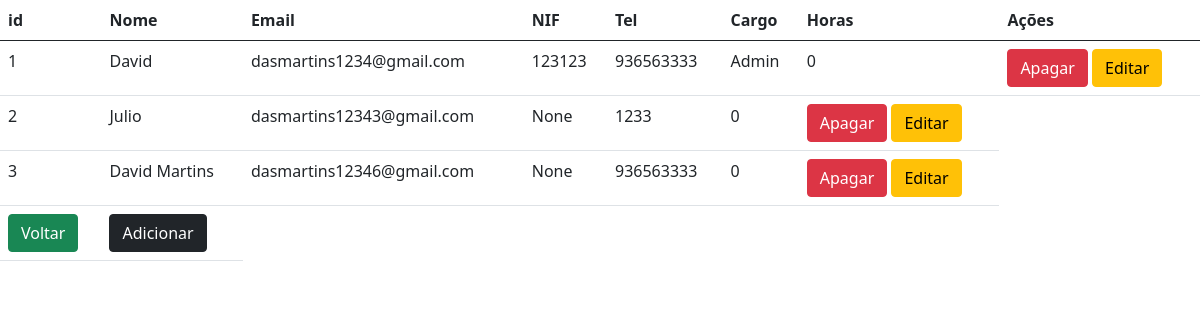
Screenshot of /users (signed in) with the database file from the repository.
### models.py (models this page shows)
class User(db.Model, UserMixin):
    id = db.Column(db.Integer, primary_key=True)
    email = db.Column(db.String(150), unique=True)
    password = db.Column(db.String)
    name = db.Column(db.String(150))
    role = db.Column(db.String(150))
    nif = db.Column(db.Integer(), nullable=True)
    tel = db.Column(db.Integer(), nullable=True)
    tempo = db.Column(db.Integer(), default=0)
    tipo = db.Column(db.Integer(), default=0)
    campuser = db.relationship('CampUser')
    pais = db.Column(db.String(150), nullable=True)
    leads = db.Column(db.Integer, nullable=True)

### users.py (the view)
@user.route('/users', methods=['GET', 'POST'])
@login_required
@roles('Admin')
def users():
    return render_template("users.html", user=current_user, userss=User.query.all())

### flask_app.py (called while the page is built)
@login_manager.user_loader
def load_user(id):
    return User.query.get(int(id))

### perms.py (called while the page is built)
def roles(*roles):
    def wrapper(f):
        @wraps(f)
        def wrapped(*args, **kwargs):
            if current_user.role not in roles:
                flash("Não tem permissão para aceder a esta pagina!", category="error")
                return redirect(url_for('views.dashboard'))
            return f(*args, **kwargs)
        return wrapped
    return wrapper

### templates/users.html (shortened to what this page needs)
{% extends "base.html" %}
{% block content %}
    <table class="table">
        <thead>
        <tr>
            <th scope="col">id</th>
            <th scope="col">Nome</th>
            <th scope="col">Email</th>
            <th scope="col">NIF</th>
            <th scope="col">Tel</th>
            <th scope="col">Cargo</th>
            <th scope="col">Horas</th>
            <th scope="col">Ações</th>
        </tr>
        </thead>
        <tbody>
        {% for data in userss %}
            <tr>
                <td>{{ data.id }}</td>
                <td>{{ data.name }}</td>
                <td>{{ data.email }}</td>
                <td>{{ data.nif }}</td>
                <td>{{ data.tel }}</td>
                {% if data.role == "Admin" %}
                    <td>Admin</td>
                {% endif %}
                <td>{{ data.tipo }}</td>
                <td><a class="btn btn-danger" href="/user/{{ data.id }}/delete">Apagar</a>
                    <a class="btn btn-warning" href="/user/{{ data.id }}/update">Editar</a></td>
            </tr>
        {% endfor %}
        <td><a href="/dashboard" class="btn btn-success">Voltar</a></td>
        <td><a href="/register" class="btn btn-dark">Adicionar</a></td>
        </tbody>
    </table>
{% endblock %}

### templates/base.html (shortened to what this page needs)
<!DOCTYPE html>
<html lang="en">
<head>
    <link href="https://cdn.jsdelivr.net/npm/bootstrap@5.0.0-beta3/dist/css/bootstrap.min.css" rel="stylesheet"
>
    <link href="{{ url_for('static', filename='css.css') }}" rel="stylesheet">
</head>
<body>
{% block content %}{% endblock %}
</body>
</html>

### static/css.css (style rules this page uses)
html, body { height: 100%; }

### rows the page displays
User: id "1", name "David", email "dasmartins1234@gmail.com", nif "123123", tel "936563333", role "Admin", tipo "0"
User: id "2", name "Julio", email "dasmartins12343@gmail.com", nif "None", tel "1233", tipo "0"
User: id "3", name "David Martins", email "dasmartins12346@gmail.com", nif "None", tel "936563333", tipo "0"
